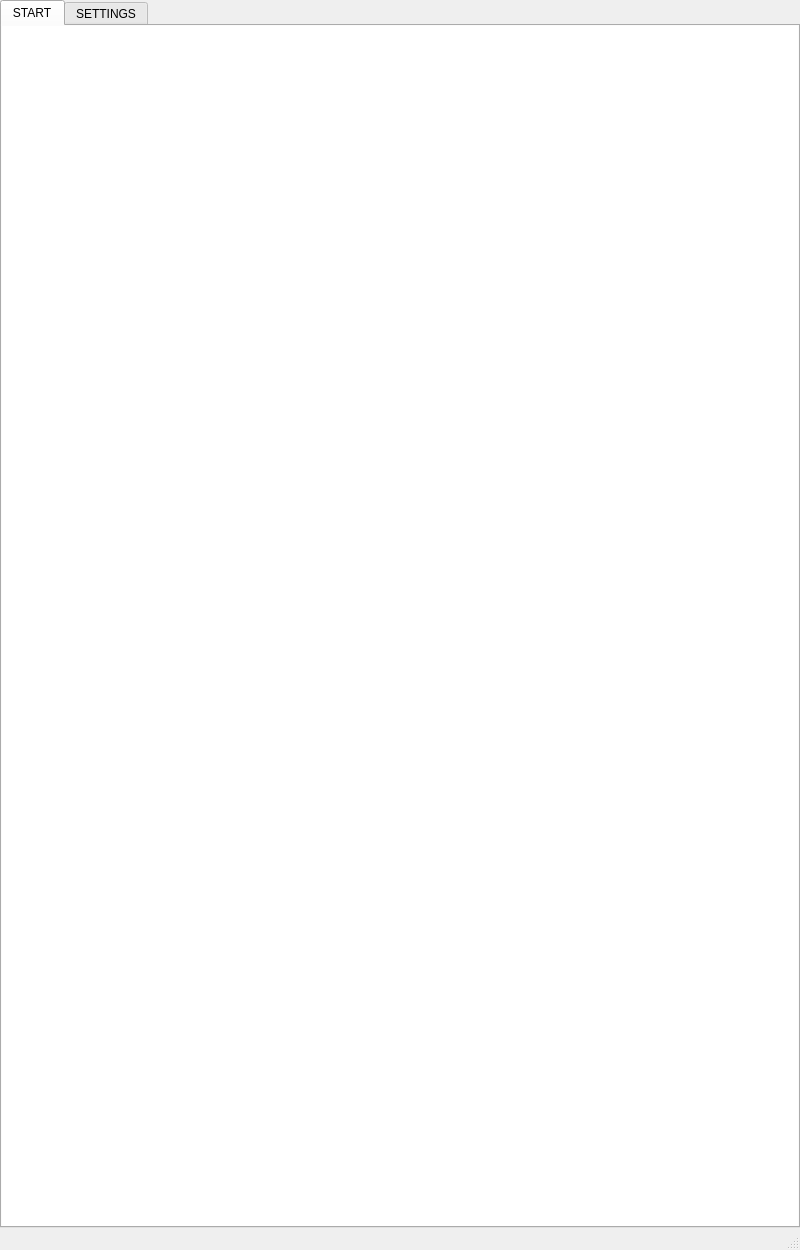
<?xml version="1.0" encoding="UTF-8"?>
<ui version="4.0">
 <class>RgMainWindow</class>
 <widget class="QMainWindow" name="rgMainWindow">
  <property name="geometry">
   <rect>
    <x>0</x>
    <y>0</y>
    <width>800</width>
    <height>1250</height>
   </rect>
  </property>
  <property name="minimumSize">
   <size>
    <width>0</width>
    <height>1250</height>
   </size>
  </property>
  <property name="windowTitle">
   <string>Radeon GPU Analyzer</string>
  </property>
  <property name="autoFillBackground">
   <bool>false</bool>
  </property>
  <property name="styleSheet">
   <string notr="true"/>
  </property>
  <widget class="QWidget" name="centralWidget">
   <layout class="QVBoxLayout" name="verticalLayout_6">
    <property name="leftMargin">
     <number>0</number>
    </property>
    <property name="topMargin">
     <number>0</number>
    </property>
    <property name="rightMargin">
     <number>0</number>
    </property>
    <property name="bottomMargin">
     <number>0</number>
    </property>
    <item>
     <widget class="QStackedWidget" name="stackedWidget">
      <property name="currentIndex">
       <number>0</number>
      </property>
      <widget class="QWidget" name="homePage">
       <property name="minimumSize">
        <size>
         <width>0</width>
         <height>0</height>
        </size>
       </property>
       <layout class="QVBoxLayout" name="verticalLayout_2">
        <property name="spacing">
         <number>0</number>
        </property>
        <property name="leftMargin">
         <number>0</number>
        </property>
        <property name="topMargin">
         <number>0</number>
        </property>
        <property name="rightMargin">
         <number>0</number>
        </property>
        <property name="bottomMargin">
         <number>0</number>
        </property>
        <item>
         <widget class="RgMainWindowTabWidget" name="mainTabWidget">
          <property name="minimumSize">
           <size>
            <width>0</width>
            <height>0</height>
           </size>
          </property>
          <property name="currentIndex">
           <number>0</number>
          </property>
          <widget class="QWidget" name="startTab">
           <attribute name="title">
            <string>START</string>
           </attribute>
           <property name="styleSheet">
           <string notr="true">background-color: rgb(255, 255, 255);</string>
          </property>
           <layout class="QVBoxLayout" name="verticalLayout_4">
            <property name="spacing">
             <number>0</number>
            </property>
            <property name="leftMargin">
             <number>20</number>
            </property>
            <property name="topMargin">
             <number>20</number>
            </property>
            <property name="rightMargin">
             <number>20</number>
            </property>
            <property name="bottomMargin">
             <number>20</number>
            </property>
           </layout>
          </widget>
          <widget class="QWidget" name="settingsTab">
           <property name="minimumSize">
            <size>
             <width>0</width>
             <height>0</height>
            </size>
           </property>
           <property name="styleSheet">
            <string notr="true">QWidget#settingsTab
{
background:white;
}</string>
           </property>
           <attribute name="title">
            <string>SETTINGS</string>
           </attribute>
           <layout class="QHBoxLayout" name="verticalLayout_3">
            <property name="spacing">
             <number>0</number>
            </property>
            <property name="leftMargin">
             <number>0</number>
            </property>
            <property name="topMargin">
             <number>0</number>
            </property>
            <property name="rightMargin">
             <number>0</number>
            </property>
            <property name="bottomMargin">
             <number>0</number>
            </property>
           </layout>
          </widget>
         </widget>
        </item>
       </layout>
      </widget>
      <widget class="QWidget" name="buildPage">
       <property name="minimumSize">
        <size>
         <width>697</width>
         <height>0</height>
        </size>
       </property>
       <layout class="QVBoxLayout" name="verticalLayout_5">
        <property name="spacing">
         <number>0</number>
        </property>
        <property name="leftMargin">
         <number>0</number>
        </property>
        <property name="topMargin">
         <number>0</number>
        </property>
        <property name="rightMargin">
         <number>0</number>
        </property>
        <property name="bottomMargin">
         <number>0</number>
        </property>
       </layout>
      </widget>
     </widget>
    </item>
   </layout>
  </widget>
  <widget class="QMenuBar" name="menuBar">
   <property name="geometry">
    <rect>
     <x>0</x>
     <y>0</y>
     <width>800</width>
     <height>31</height>
    </rect>
   </property>
  </widget>
  <widget class="QStatusBar" name="statusBar">
   <property name="sizePolicy">
    <sizepolicy hsizetype="Preferred" vsizetype="Fixed">
     <horstretch>0</horstretch>
     <verstretch>0</verstretch>
    </sizepolicy>
   </property>
  </widget>
 </widget>
 <layoutdefault spacing="6" margin="11"/>
 <customwidgets>
  <customwidget>
   <class>RgMainWindowTabWidget</class>
   <extends>QTabWidget</extends>
   <header>rg_main_window_tab_widget.h</header>
   <container>1</container>
  </customwidget>
 </customwidgets>
 <resources/>
 <connections/>
</ui>
